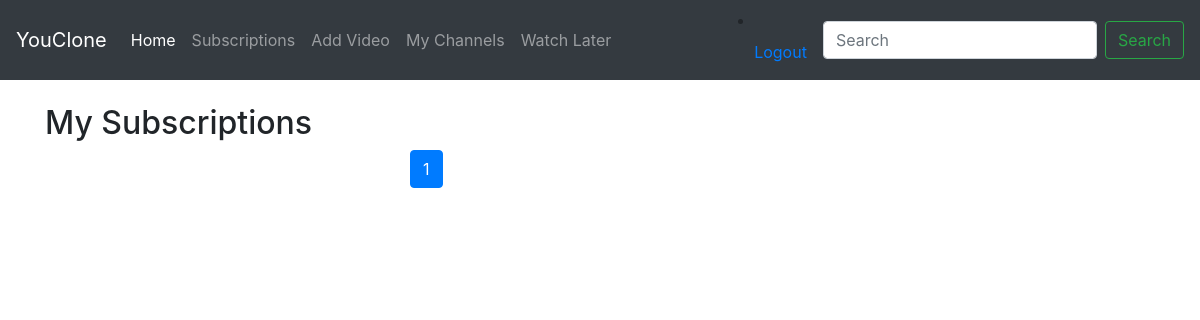
The app's page /subscriptions/ (signed in), older data.
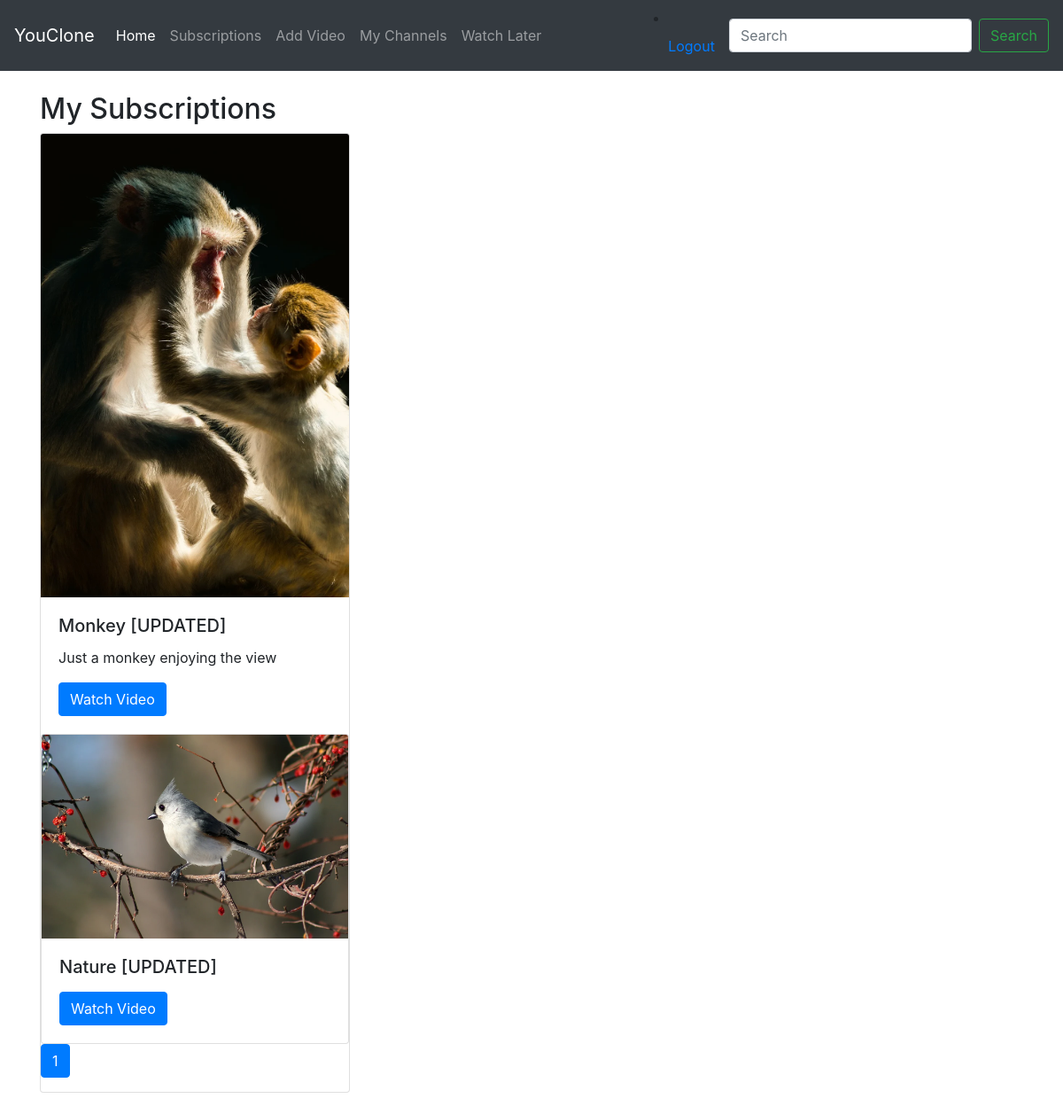
The same page, newer data.
### video/models.py (models this page shows, shortened)
class Video(models.Model):
    DEFAULT_THUMBNAIL = 'thumbnails/default_thumbnail.jpg'
    title = models.CharField(max_length=80)
    user = models.ForeignKey(User, on_delete=models.CASCADE)
    channel = models.ForeignKey(Channel, null=True, on_delete=models.CASCADE)
    file = models.FileField(upload_to='videos/', validators=[validate_file_extension])
    thumbnail = models.ImageField(default=DEFAULT_THUMBNAIL, upload_to='thumbnails/', blank=True, null=True)
    description = models.TextField(max_length=5000, blank=True, null=True)
    upload_date = models.DateTimeField(auto_now_add=True)
    tag = models.ManyToManyField(Tag, blank=True)
    likes = models.ManyToManyField(User, related_name='video_like')
    dislikes = models.ManyToManyField(User, related_name='video_dislike')
    views = models.IntegerField(default=0)
    def get_absolute_url(self):
        return reverse('video:video-detail', kwargs={'pk': self.pk})

### channel/views.py (the view)
# urls.py: path('subscriptions/', views.my_subscriptions, name='my-subscriptions')
@login_required
def my_subscriptions(request):
    video_list = Video.objects.filter(channel__subscribers=request.user).order_by('-upload_date')
    paginator = Paginator(video_list, 20)
    page_number = request.GET.get('page')
    page_obj = paginator.get_page(page_number)
    return render(request, 'channel/subscriptions.html', {'page_obj': page_obj})

### channel/templates/channel/subscriptions.html (shortened to what this page needs)
{% extends 'video/base.html' %}
{% block content %}
    <section class="container mt-4">
        <h2>My Subscriptions</h2>
        <div class="row">
            <div class="col-md-4 mb-4">
                {% for video in page_obj %}
                    <div class="card">
                    <img src="{{ video.thumbnail.url }}" class="card-img-top" alt="Video Thumbnail">
                    <div class="card-body">
                        <h5 class="card-title">{{ video.title }}</h5>
                        <p class="card-text">{{ video.description }}</p>
                        <a href="{{ video.get_absolute_url }}" class="btn btn-primary">Watch Video</a>
                    </div>
                {% endfor %}
                </div>
                <nav aria-label="Page navigation example">
                    <ul class="pagination">
                        <li class="page-item active">
                            <a class="page-link" href="#">{{ page_obj.number }}<span class="sr-only">(current)</span></a>
                        </li>
                    </ul>
                </nav>
            </div>
        </div>
    </section>
{% endblock %}

Row changes from the older to the newer data that the page shows:
now on this page (row edited): Video: thumbnail (picture), title "Monkey [UPDATED]", description "Just a monkey enjoying the view"
now on this page (row edited): Video: thumbnail (picture), title "Nature [UPDATED]"
